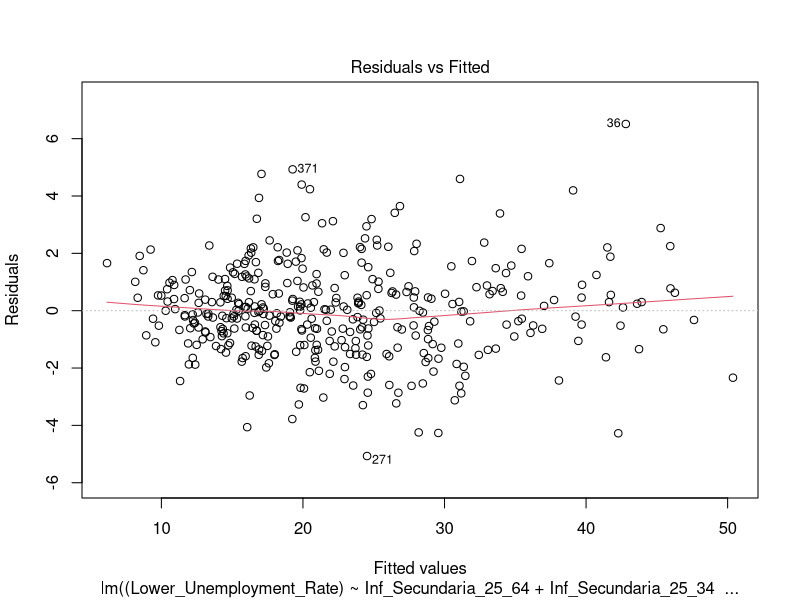
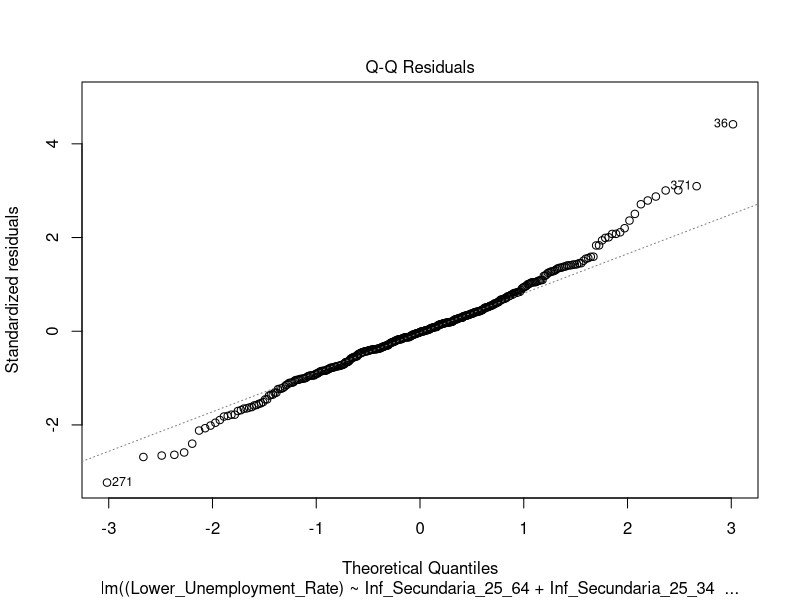
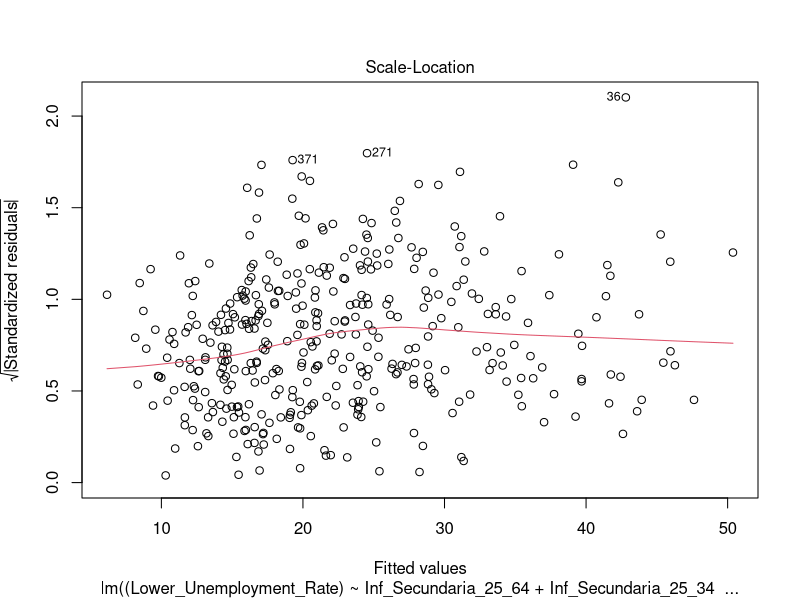
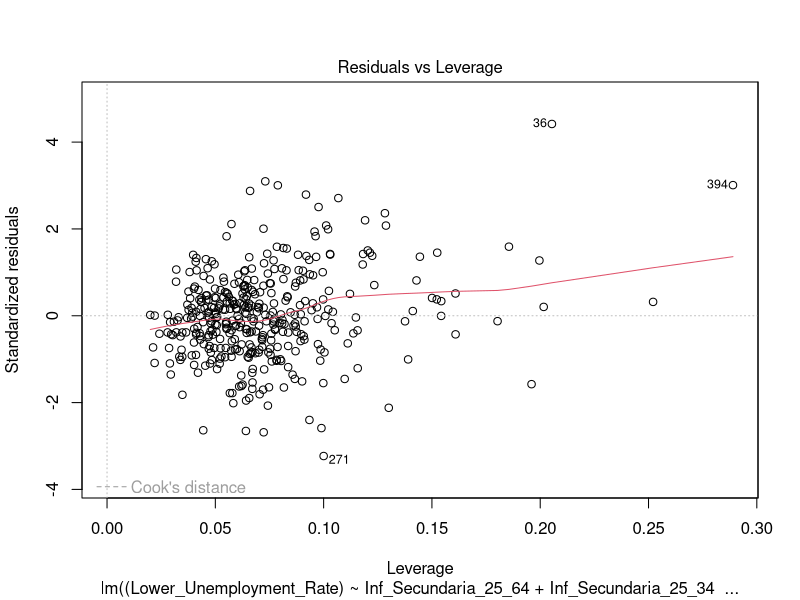
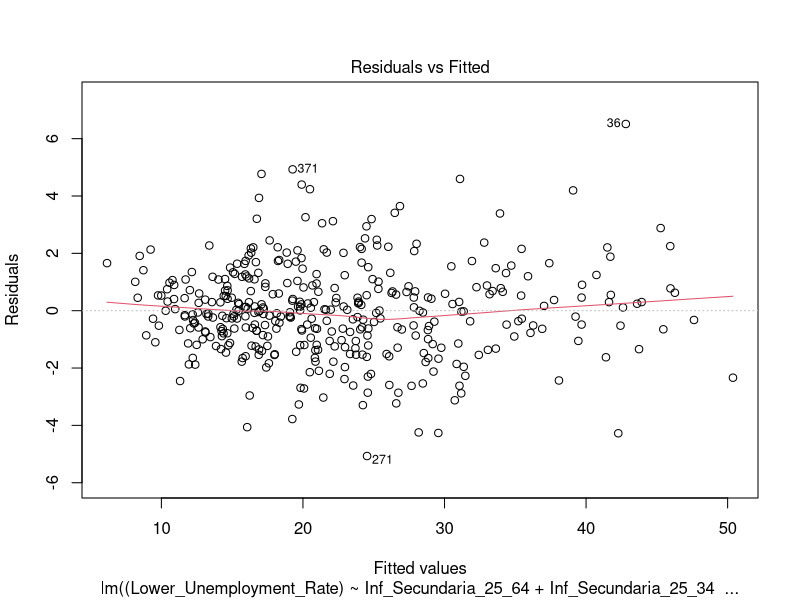
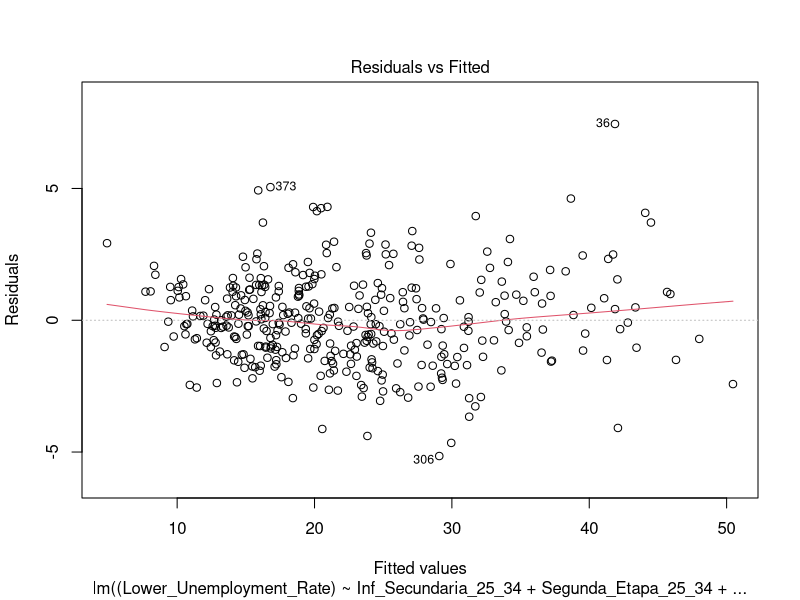
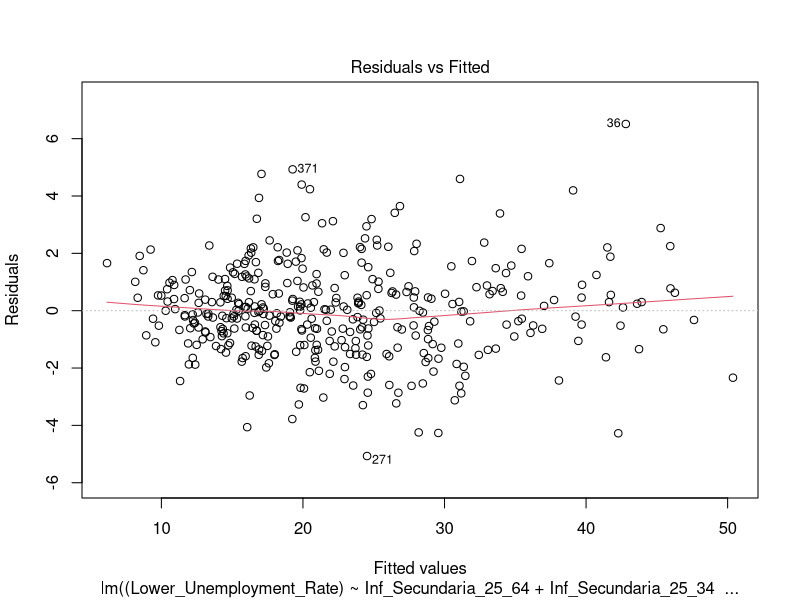
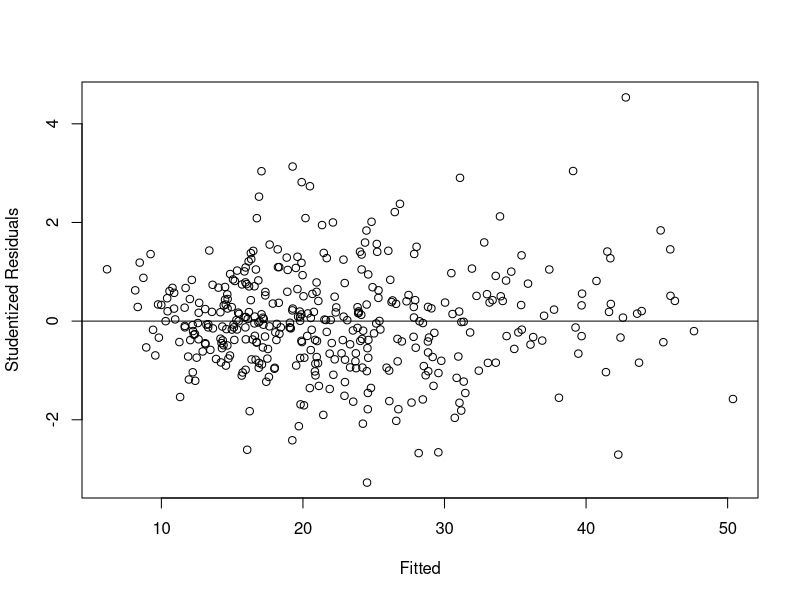

Here is the R script that generated these plots, in order:
#set the same seed
set.seed(123)

library(tidyverse)
library(dplyr)
library(MASS)


data1 <- read.csv("./dataset1.csv")
data2 <- read.csv("./dataset2.csv")

summary(data1)
summary(data2)

#names of columns
names(data1)
names(data2)

#Mixing both datasets
mixedDf <- inner_join(data1, data2, by = c("CCAA", "Sex", "Year"))
summary(mixedDf)
dim(mixedDf)

# Mod1 using F1
# Mod1 using F1
mod1 <- lm((Lower_Unemployment_Rate) ~ Inf_Secundaria_25_64 + Inf_Secundaria_25_34 + 
             Inf_Secundaria_55_64 + Segunda_Etapa_25_64 + Segunda_Etapa_25_34 + 
             Segunda_Etapa_55_64 + Superior_25_64 + Superior_25_34 + Superior_55_64 +
             Age12_Suitability + Age15_Suitability + Middle_Unemployment_Rate + 
             Upper_Unemployment_Rate + Lower_Emp_Rate_25_64 + Lower_Emp_Rate_25_34 +
             Middle_Emp_Rate_25_64 + Middle_Emp_Rate_25_34 + Upper_Emp_Rate_25_64 + 
             Upper_Emp_Rate_25_34 + Lower_Activity_Rate_25_64 + Lower_Activity_Rate_25_34 +
             Middle_Activity_Rate_25_64 + Middle_Activity_Rate_25_34 + 
             Upper_Activity_Rate_25_64 + Upper_Activity_Rate_25_34 + Sex + Year, data = mixedDf)


#Plotting mod1
plot(mod1)

# Summary 
summary(mod1)

#There are some variables with high p-value, we discard them
plot(mod1,1)
#Kind of a linear trend
#We chose a significance level of alpha=0.15
#Firstly, we will discard the high p-value variables
#Firstly, we will discard the high p-value variables
mod11 <- lm((Lower_Unemployment_Rate) ~ Inf_Secundaria_25_34 +
              Segunda_Etapa_25_34 + Superior_25_34 + Age12_Suitability + Age15_Suitability +
              Middle_Unemployment_Rate + Upper_Unemployment_Rate + Lower_Emp_Rate_25_64 + 
              Lower_Emp_Rate_25_34 + Middle_Emp_Rate_25_64 + Upper_Emp_Rate_25_64 + 
              Lower_Activity_Rate_25_64 + Lower_Activity_Rate_25_34 + Middle_Activity_Rate_25_64 +
            Upper_Activity_Rate_25_64 + Sex + Year, data = mixedDf)

summary(mod11)
plot(mod11,1)

#Distribution of the residuals
shapiro.test(residuals(mod11))
#Small p-value, then the residuals don't follow a normal distributio

######Checking for outliers######
plot(mod1,1)
stud_resids <- studres(mod1)
plot ( mod1$fitted.values , stud_resids,
       xlab ='Fitted', ylab ='Studentized Residuals')

res_stud <- rstudent(mod1)
outliers <- which(abs(res_stud) > 3)
# add horizontal line at 0
abline (0 , 0)

######Leverage points######
sort(cooks.distance(mod1))

#Distribution of the residuals
shapiro.test(residuals(mod1))
